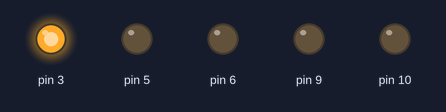
Bench run of a sketch on a simulated Arduino Uno, built with avr-gcc and run on an emulated ATmega328P. Shown: output pins drawn as LEDs (lit = HIGH).

Above: at 0.1 s.
At 2.6 s:
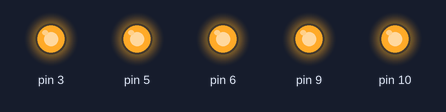
At 11.9 s:
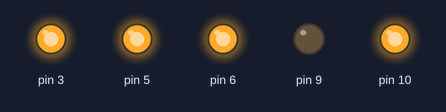
At 21.3 s:
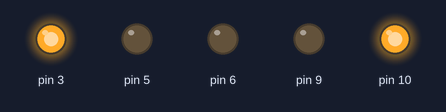
At 30.5 s:
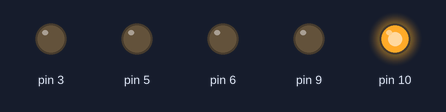
At 39.9 s:
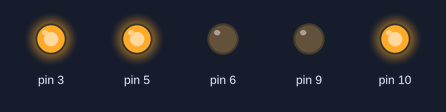
Timing chart, 0 to 40.0 s (numbered marks = the images above):
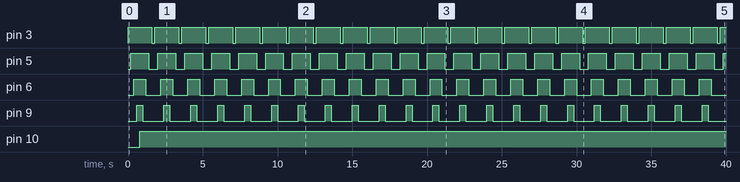

The sketch:

MM_1_1.ino
```cpp
void setup() {
  pinMode(3,OUTPUT);
  pinMode(5,OUTPUT);
  pinMode(6,OUTPUT);
  pinMode(9,OUTPUT);
  pinMode(10,OUTPUT);
}

void loop() {
  digitalWrite(3,HIGH);
  delay(200);
  digitalWrite(5,HIGH);
  delay(200);
  digitalWrite(6,HIGH);
  delay(200);
  digitalWrite(9,HIGH);
  delay(200);
  digitalWrite(10,HIGH);
  delay(200);
  digitalWrite(9,LOW);
  delay(200);
  digitalWrite(6,LOW);
  delay(200);
  digitalWrite(5,LOW);
  delay(200);
  digitalWrite(3,LOW);
  delay(200);
}
```

Measured:
- by itself, pin 3: alternates HIGH for 1.6 s and LOW for 0.20 s
- by itself, pin 5: alternates HIGH for 1.2 s and LOW for 0.60 s
- by itself, pin 6: alternates HIGH for 0.80 s and LOW for 1.0 s
- by itself, pin 9: alternates HIGH for 0.40 s and LOW for 1.4 s
- by itself, pin 10: LOW → HIGH at 0.80 s
